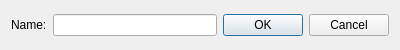
<?xml version="1.0" encoding="UTF-8"?>
<ui version="4.0">
 <class>NameDialog</class>
 <widget class="QDialog" name="NameDialog">
  <property name="geometry">
   <rect>
    <x>0</x>
    <y>0</y>
    <width>400</width>
    <height>50</height>
   </rect>
  </property>
  <property name="sizePolicy">
   <sizepolicy hsizetype="Fixed" vsizetype="Fixed">
    <horstretch>0</horstretch>
    <verstretch>0</verstretch>
   </sizepolicy>
  </property>
  <property name="windowTitle">
   <string>Edit tone name</string>
  </property>
  <layout class="QHBoxLayout" name="horizontalLayout">
   <item>
    <widget class="QLabel" name="label">
     <property name="text">
      <string>Name:</string>
     </property>
    </widget>
   </item>
   <item alignment="Qt::AlignVCenter">
    <widget class="QLineEdit" name="lineEdit">
     <property name="maxLength">
      <number>255</number>
     </property>
    </widget>
   </item>
   <item>
    <widget class="QDialogButtonBox" name="buttonBox">
     <property name="orientation">
      <enum>Qt::Horizontal</enum>
     </property>
     <property name="standardButtons">
      <set>QDialogButtonBox::Cancel|QDialogButtonBox::Ok</set>
     </property>
    </widget>
   </item>
  </layout>
 </widget>
 <resources/>
 <connections>
  <connection>
   <sender>buttonBox</sender>
   <signal>accepted()</signal>
   <receiver>NameDialog</receiver>
   <slot>accept()</slot>
   <hints>
    <hint type="sourcelabel">
     <x>248</x>
     <y>254</y>
    </hint>
    <hint type="destinationlabel">
     <x>157</x>
     <y>274</y>
    </hint>
   </hints>
  </connection>
  <connection>
   <sender>buttonBox</sender>
   <signal>rejected()</signal>
   <receiver>NameDialog</receiver>
   <slot>reject()</slot>
   <hints>
    <hint type="sourcelabel">
     <x>316</x>
     <y>260</y>
    </hint>
    <hint type="destinationlabel">
     <x>286</x>
     <y>274</y>
    </hint>
   </hints>
  </connection>
 </connections>
</ui>
